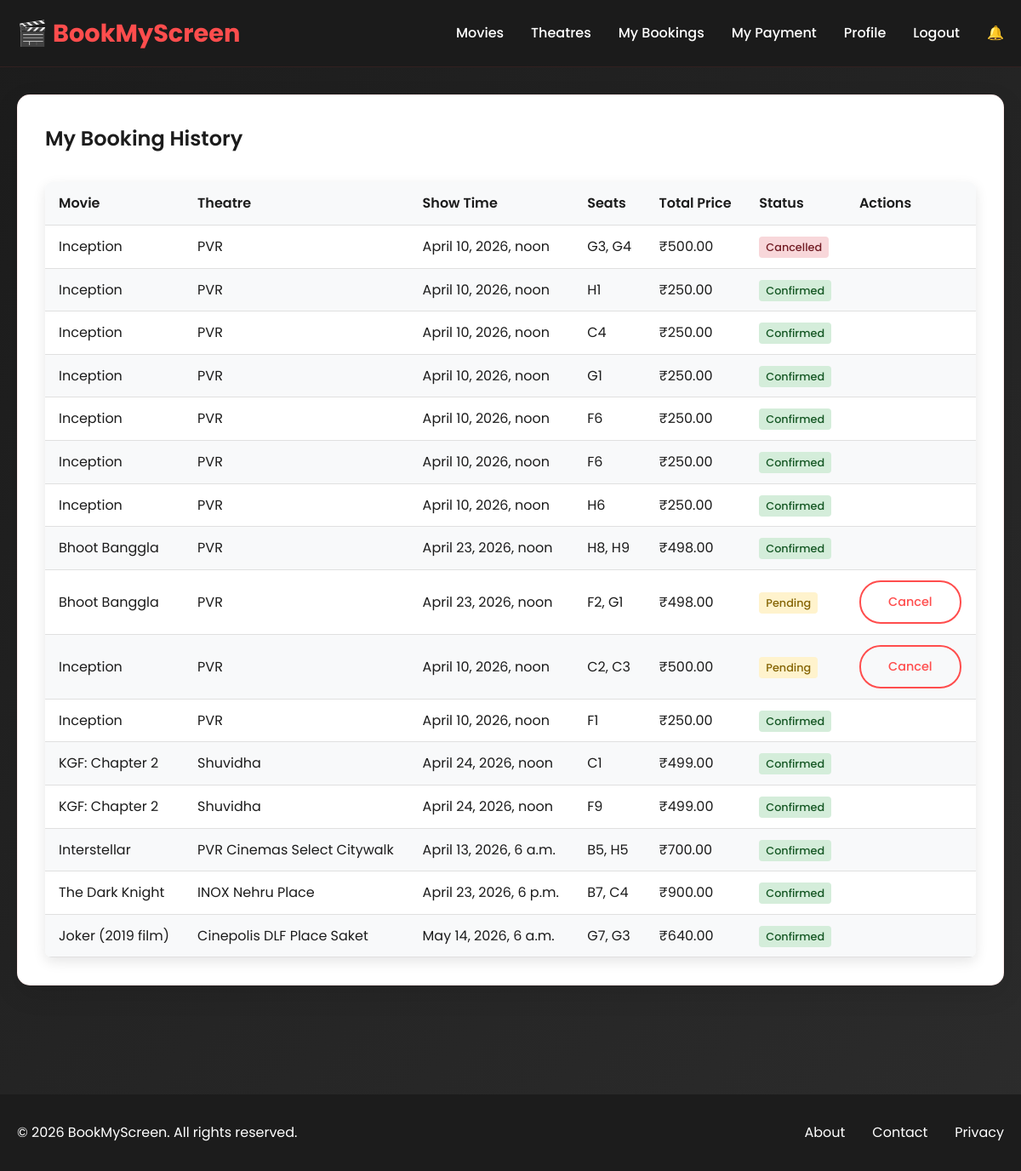
Screenshot of /booking/history/ (signed in) with the database file from the repository.
### booking/models.py (models this page shows, shortened)
class Booking(models.Model):
    STATUS_CHOICES = [
        ('pending', 'Pending'),
        ('confirmed', 'Confirmed'),
        ('cancelled', 'Cancelled'),
    ]
    user = models.ForeignKey(User, on_delete=models.CASCADE)
    show = models.ForeignKey(Show, on_delete=models.CASCADE)
    seats = models.JSONField()  # List of seat numbers
    total_price = models.DecimalField(max_digits=10, decimal_places=2)
    status = models.CharField(max_length=20, choices=STATUS_CHOICES, default='pending')
    booking_time = models.DateTimeField(auto_now_add=True)

### show/models.py (models this page shows, shortened)
class Show(models.Model):
    movie = models.ForeignKey(Movie, on_delete=models.CASCADE)
    theatre = models.ForeignKey(Theatre, on_delete=models.CASCADE)
    screen = models.ForeignKey(Screen, on_delete=models.CASCADE)
    show_time = models.DateTimeField()
    price = models.DecimalField(max_digits=10, decimal_places=2)

### movie/models.py (models this page shows, shortened)
class Movie(models.Model):
    title = models.CharField(max_length=200)
    description = models.TextField()
    duration = models.IntegerField(help_text="Duration in minutes")
    genre = models.CharField(max_length=100)
    release_date = models.DateField()
    poster = models.ImageField(upload_to='movie_posters/', blank=True)

### theatre/models.py (models this page shows, shortened)
class Theatre(models.Model):
    name = models.CharField(max_length=200)
    location = models.CharField(max_length=200)

### booking/views.py (the view)
# urls.py: path('history/', views.booking_history, name='history'),
@login_required
def booking_history(request):
    bookings = Booking.objects.filter(user=request.user)
    return render(request, 'booking/history.html', {'bookings': bookings})

### booking/templates/booking/history.html (shortened to what this page needs)
{% extends 'base.html' %}
{% load static %}
{% block content %}
<div class="container">
    <div class="card">
        <h2>My Booking History</h2>
        {% if bookings %}
            <table class="booking-table">
                <thead>
                    <tr>
                        <th>Movie</th>
                        <th>Theatre</th>
                        <th>Show Time</th>
                        <th>Seats</th>
                        <th>Total Price</th>
                        <th>Status</th>
                        <th>Actions</th>
                    </tr>
                </thead>
                <tbody>
                    {% for booking in bookings %}
                    <tr>
                        <td>{{ booking.show.movie.title }}</td>
                        <td>{{ booking.show.theatre.name }}</td>
                        <td>{{ booking.show.show_time }}</td>
                        <td>{{ booking.seats|join:", " }}</td>
                        <td>₹{{ booking.total_price }}</td>
                        <td>
                            <span class="status status-{{ booking.status }}">
                                {{ booking.status|title }}
                            </span>
                        </td>
                        <td>
                            {% if booking.status == 'pending' %}
                                <a href="{% url 'booking:cancel' booking.pk %}" class="btn btn-secondary">Cancel</a>
                            {% endif %}
                        </td>
                    </tr>
                    {% endfor %}
                </tbody>
            </table>
        {% else %}
            <p>You haven't made any bookings yet.</p>
            <a href="{% url 'movie:list' %}" class="btn">Browse Movies</a>
        {% endif %}
    </div>
</div>
{% endblock %}

### static/css/style.css (style rules this page uses)
* { margin: 0; padding: 0; box-sizing: border-box; }
body { font-family: 'Poppins', sans-serif; line-height: 1.6; color: #1c1c1c; background: linear-gradient(135deg, #1c1c1c 0%, #2c2c2c 100%); min-height: 100vh; animation: fadeIn 0.5s ease-in; }
.container { max-width: 1200px; margin: 0 auto; padding: 0 20px; }
.card { background: #ffffff; border-radius: 15px; box-shadow: 0 10px 30px rgba(0, 0, 0, 0.1); padding: 2rem; margin-bottom: 2rem; transition: transform 0.3s ease, box-shadow 0.3s ease; border: 1px solid rgba(255, 77, 77, 0.1); }
.card h2, .card h3 { color: #1c1c1c; margin-bottom: 1rem; font-weight: 600; }
.btn { display: inline-block; background: #ff4d4d; color: #ffffff; padding: 12px 24px; text-decoration: none; border: none; border-radius: 25px; font-weight: 500; font-size: 0.9rem; cursor: pointer; transition: all 0.3s ease; text-align: center; min-width: 120px; }
.btn-secondary { background: transparent; border: 2px solid #ff4d4d; color: #ff4d4d; }
.booking-table { width: 100%; border-collapse: collapse; margin-top: 2rem; background: #ffffff; border-radius: 8px; overflow: hidden; box-shadow: 0 5px 15px rgba(0, 0, 0, 0.1); }
.booking-table th, .booking-table td { padding: 12px 16px; text-align: left; border-bottom: 1px solid #e0e0e0; }
.booking-table th { background: #f8f9fa; font-weight: 600; color: #1c1c1c; }
.booking-table tr:nth-child(even) { background: #f8f9fa; }
.loaded { animation: fadeInPage 0.5s ease-in; }

### booking/templates/booking/history.html (style rules this page uses)
.status { padding: 4px 8px; border-radius: 4px; font-size: 0.8rem; font-weight: 500; }
.status-confirmed { background: #d4edda; color: #155724; }
.status-pending { background: #fff3cd; color: #856404; }
.status-cancelled { background: #f8d7da; color: #721c24; }

### rows the page displays
Booking: show.movie "Inception", show.theatre.name "PVR", show.show_time "April 10, 2026, noon", seats "G3, G4", total_price "500.00", status "Cancelled"
Booking: show.movie "Inception", show.theatre.name "PVR", show.show_time "April 10, 2026, noon", seats "H1", total_price "250.00", status "Confirmed"
Booking: show.movie "Inception", show.theatre.name "PVR", show.show_time "April 10, 2026, noon", seats "C4", total_price "250.00", status "Confirmed"
Booking: show.movie "Inception", show.theatre.name "PVR", show.show_time "April 10, 2026, noon", seats "G1", total_price "250.00", status "Confirmed"
Booking: show.movie "Inception", show.theatre.name "PVR", show.show_time "April 10, 2026, noon", seats "F6", total_price "250.00", status "Confirmed"
Booking: show.movie "Inception", show.theatre.name "PVR", show.show_time "April 10, 2026, noon", seats "F6", total_price "250.00", status "Confirmed"
Booking: show.movie "Inception", show.theatre.name "PVR", show.show_time "April 10, 2026, noon", seats "H6", total_price "250.00", status "Confirmed"
Booking: show.movie "Bhoot Banggla", show.theatre.name "PVR", show.show_time "April 23, 2026, noon", seats "H8, H9", total_price "498.00", status "Confirmed"
Booking: show.movie "Bhoot Banggla", show.theatre.name "PVR", show.show_time "April 23, 2026, noon", seats "F2, G1", total_price "498.00", status "Pending", shows "Cancel"
Booking: show.movie "Inception", show.theatre.name "PVR", show.show_time "April 10, 2026, noon", seats "C2, C3", total_price "500.00", status "Pending", shows "Cancel"
Booking: show.movie "Inception", show.theatre.name "PVR", show.show_time "April 10, 2026, noon", seats "F1", total_price "250.00", status "Confirmed"
Booking: show.movie "KGF: Chapter 2", show.theatre.name "Shuvidha", show.show_time "April 24, 2026, noon", seats "C1", total_price "499.00", status "Confirmed"
Booking: show.movie "KGF: Chapter 2", show.theatre.name "Shuvidha", show.show_time "April 24, 2026, noon", seats "F9", total_price "499.00", status "Confirmed"
Booking: show.movie "Interstellar", show.theatre.name "PVR Cinemas Select Citywalk", show.show_time "April 13, 2026, 6 a.m.", seats "B5, H5", total_price "700.00", status "Confirmed"
Booking: show.movie "The Dark Knight", show.theatre.name "INOX Nehru Place", show.show_time "April 23, 2026, 6 p.m.", seats "B7, C4", total_price "900.00", status "Confirmed"
Booking: show.movie "Joker (2019 film)", show.theatre.name "Cinepolis DLF Place Saket", show.show_time "May 14, 2026, 6 a.m.", seats "G7, G3", total_price "640.00", status "Confirmed"
